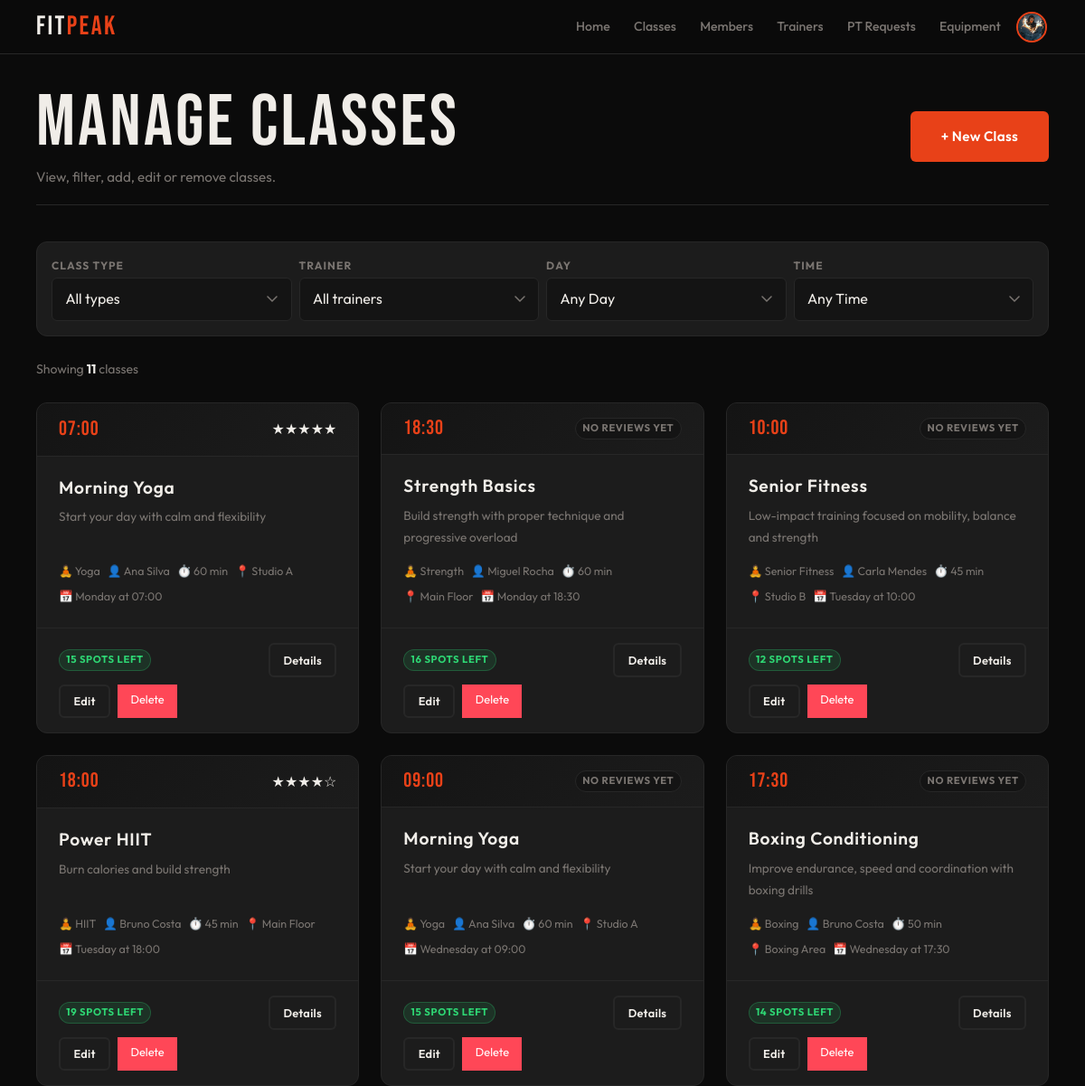
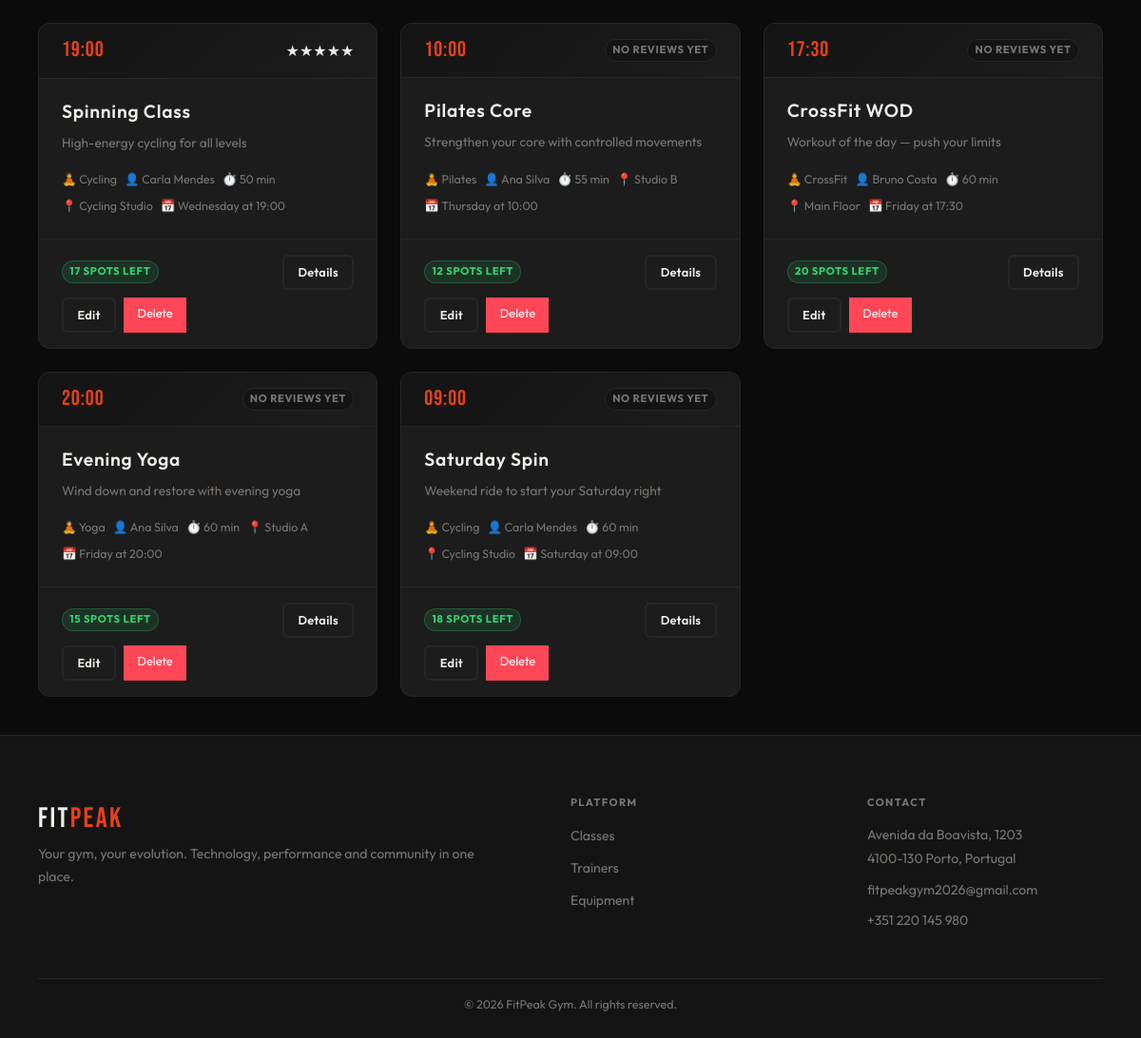
The page /admin/classes.php (signed in) on the database its author committed (2 pictures, top to bottom).
### tables this page shows
CREATE TABLE class_schedules (
    id INTEGER PRIMARY KEY AUTOINCREMENT,
    class_id INTEGER NOT NULL,
    trainer_id INTEGER,
    day_of_week TEXT NOT NULL,   -- Monday, Tuesday, etc.
    start_time TEXT NOT NULL,
    location TEXT NOT NULL DEFAULT 'Studio A',
    capacity INTEGER NOT NULL DEFAULT 20,
    duration_min INTEGER NOT NULL DEFAULT 60,
    FOREIGN KEY(class_id) REFERENCES classes(id) ON DELETE CASCADE,
    FOREIGN KEY(trainer_id) REFERENCES users(id) ON DELETE SET NULL
);

CREATE TABLE classes (
    id INTEGER PRIMARY KEY AUTOINCREMENT,
    name TEXT NOT NULL,
    description TEXT,
    class_type_id INTEGER NOT NULL,
    active INTEGER NOT NULL DEFAULT 1,
    FOREIGN KEY(class_type_id) REFERENCES class_types(id)
);

CREATE TABLE class_types (
    id INTEGER PRIMARY KEY AUTOINCREMENT,
    name TEXT UNIQUE NOT NULL,
    label TEXT NOT NULL,
    description TEXT,
    icon TEXT,
    active INTEGER NOT NULL DEFAULT 1
);

CREATE TABLE users (
    id INTEGER PRIMARY KEY AUTOINCREMENT,
    name TEXT NOT NULL,
    username TEXT UNIQUE NOT NULL,
    email TEXT UNIQUE NOT NULL,
    password TEXT NOT NULL,
    role TEXT NOT NULL DEFAULT 'member' CHECK(role IN ('member','trainer','admin')),
    is_admin INTEGER NOT NULL DEFAULT 0,
    photo TEXT DEFAULT NULL,
    active INTEGER NOT NULL DEFAULT 1,
    created_at DATETIME DEFAULT CURRENT_TIMESTAMP
);

### db/classes.php (called while the page is built, shortened)
<?php
function getAllClassSchedules($pdo, $filters = []) {
    $sql = "SELECT cs.id AS schedule_id, cs.day_of_week, cs.start_time, cs.location, cs.capacity, cs.duration_min, c.id AS class_id, c.name AS class_name, c.description AS class_description, ct.id AS class_type_id, ct.name AS class_type_name, ct.label AS class_type_label, u.id AS trainer_id, u.name AS trainer_name, (SELECT COUNT(*) FROM enrollments e JOIN class_sessions sess ON e.session_id = sess.id WHERE sess.schedule_id = cs.id AND e.status = 'enrolled') AS enrolled_count FROM class_schedules cs JOIN classes c ON cs.class_id = c.id JOIN class_types ct ON c.class_type_id = ct.id LEFT JOIN users u ON cs.trainer_id = u.id WHERE c.active = 1";
    $params = [];
    $sql .= " ORDER BY CASE cs.day_of_week WHEN 'Monday' THEN 1 WHEN 'Tuesday' THEN 2 WHEN 'Wednesday' THEN 3 WHEN 'Thursday' THEN 4 WHEN 'Friday' THEN 5 WHEN 'Saturday' THEN 6 WHEN 'Sunday' THEN 7 ELSE 8 END, cs.start_time";
    $stmt = $pdo->prepare($sql);
    $stmt->execute($params);
    return $stmt->fetchAll(PDO::FETCH_ASSOC);
}
function getClassScheduleRating($pdo, $scheduleId) {
    $sql = "
        SELECT
            ROUND(AVG(r.rating), 1) AS avg_rating,
            COUNT(r.id) AS review_count
        FROM reviews r
        JOIN class_sessions sess ON r.session_id = sess.id
        WHERE sess.schedule_id = ?
    ";
    $stmt = $pdo->prepare($sql);
    $stmt->execute([$scheduleId]);
    $result = $stmt->fetch(PDO::FETCH_ASSOC);
    return [
        'rating' => $result['avg_rating'] ?? 0,
        'count' => (int)($result['review_count'] ?? 0)
    ];
}

### template/classes.php (the view, shortened to what this page needs)
<?php
function output_class_schedule_list($schedules) {
    echo '<div class="class-grid">';
    foreach ($schedules as $schedule) {
        output_class_schedule_card($schedule);
    }
    echo '</div>';
}
function output_class_schedule_card($schedule) {
    $scheduleId = (int)$schedule['schedule_id'];
    $className = htmlspecialchars($schedule['class_name']);
    $trainerName = htmlspecialchars($schedule['trainer_name'] ?? 'TBD');
    $day = htmlspecialchars($schedule['day_of_week']);
    $startTime = htmlspecialchars($schedule['start_time']);
    $location = htmlspecialchars($schedule['location']);
    $duration = (int)$schedule['duration_min'];
    $capacity = (int)$schedule['capacity'];
    $enrolled = (int)($schedule['enrolled_count'] ?? 0);
    $freeSpots = max(0, $capacity - $enrolled);
    $typeLabel = htmlspecialchars($schedule['class_type_label'] ?? ucfirst($schedule['class_type_name']));
    $description = trim($schedule['class_description'] ?? '');
    $shortDescription = htmlspecialchars(substr($description, 0, 100)) . (strlen($description) > 100 ? '…' : '');
    $ratingData = getClassScheduleRating($GLOBALS['pdo'], $scheduleId);
    $avgRating = $ratingData['rating'];
    $reviewCount = $ratingData['count'];
    if ($freeSpots <= 0) {
        $fillClass = 'danger';
    } elseif ($freeSpots <= ceil($capacity * 0.2)) {
        $fillClass = 'warning';
    } else {
        $fillClass = 'success';
    }
    $allowedAreas = ['member', 'trainer', 'admin'];
    $activeRole = $_SESSION['active_role'] ?? '';
    $showDetailsLink = in_array($activeRole, $allowedAreas, true);
    ?>
    <article class="class-card" data-schedule-id="<?= $scheduleId ?>">
        <div class="class-head">
            <div class="class-time-big"><?= $startTime ?></div>
            <div class="class-ratings">
                <?php if ($reviewCount > 0): ?>
                    <div class="stars">
                        <?php
                        $fullStars = floor($avgRating);
                        $halfStar = ($avgRating - $fullStars) >= 0.5;
                        for ($i = 1; $i <= 5; $i++) {
                            if ($i <= $fullStars) {
                                echo '★';
                            } elseif ($halfStar && $i == $fullStars + 1) {
                                echo '½';
                            } else {
                                echo '☆';
                            }
                        }
                        ?>
                    </div>
                <?php else: ?>
                    <span class="badge badge-muted">No reviews yet</span>
                <?php endif; ?>
            </div>
        </div>
        <div class="class-body">
            <h3 class="class-name"><?= $className ?></h3>
            <p><?= $shortDescription ?></p>
            <ul class="class-meta">
                <li>🧘 <?= $typeLabel ?></li>
                <li>👤 <?= $trainerName ?></li>
                <li>⏱️ <?= $duration ?> min</li>
                <li>📍 <?= $location ?></li>
                <li>📅 <?= $day ?> at <?= $startTime ?></li>
            </ul>
        </div>
        <div class="class-foot">
            <div class="cap-wrap">
                <span class="badge badge-<?= htmlspecialchars($fillClass) ?>">
                    <?= $freeSpots ?> spots left
                </span>
            </div>
            <?php if ($showDetailsLink): ?>
                <a
                    href="/<?= htmlspecialchars($activeRole) ?>/class_details.php?id=<?= $scheduleId ?>"
                    class="secondary-button btn-sm"
                >
                    Details
                </a>
            <?php endif; ?>
            <?php if (isset($_SESSION['active_role']) && $_SESSION['active_role'] === 'admin'): ?>
                <div class="admin-actions">
                    <a href="edit_class.php?id=<?= $scheduleId ?>" class="secondary-button btn-sm">
                        Edit
                    </a>
                    <a
                        href="delete_class.php?id=<?= $scheduleId ?>"
                        class="delete-btn btn-sm delete-class-link"
                    >
                        Delete
                    </a>
                </div>
            <?php endif; ?>
        </div>
    </article>
    <?php
}
    ?>

### css/base.css (style rules this page uses)
:root { --bg: #0b0b0b; --surface: #141414; --card: #1c1c1c; --border: #272727; --accent: #e84118; --accent-glow: rgba(232, 65, 24, 0.28); --text: #f0ede8; --muted: #7a7571; --success: #2ed573; --warning: #ffa502; --danger: #ff4757; --info: #1e90ff; --ff-display: 'Bebas Neue', sans-serif; --ff-body: 'Outfit', sans-serif; --sp-xs: 0.25rem; --sp-sm: 0.5rem; --sp-md: 1rem; --sp-lg: clamp(1rem, 3vw, 1.5rem); --sp-xl: clamp(1.5rem, 5vw, 2.5rem); --sp-2xl: clamp(2rem, 7vw, 4rem); --nav-h: 60px; --r-sm: 6px; --r-md: 12px; --r-pill: 999px; --touch: 44px; --max-w: 1200px; --shadow-a: 0 0 24px var(--accent-glow); --t: 0.22s cubic-bezier(0.4, 0, 0.2, 1); }
*, *::before, *::after { box-sizing: border-box; margin: 0; padding: 0; }
html { font-size: 16px; scroll-behavior: smooth; -webkit-text-size-adjust: 100%; }
body { font-family: var(--ff-body); background: var(--bg); color: var(--text); line-height: 1.6; min-height: 100dvh; display: flex; flex-direction: column; overflow-x: hidden; }
a { color: inherit; text-decoration: none; }
ul, ol { list-style: none; }
h1, h2, h3, h4, h5, h6 { font-family: var(--ff-display); letter-spacing: 0.04em; line-height: 1.1; font-weight: 400; }
h3, h4 { font-size: clamp(1rem, 2.5vw, 1.2rem); font-family: var(--ff-body); font-weight: 600; }
p { line-height: 1.75; }

### css/components.css (style rules this page uses)
.main-button, .secondary-button { display: inline-flex; align-items: center; justify-content: center; gap: 0.4em; min-height: var(--touch); border-radius: var(--r-sm); font-family: var(--ff-body); font-size: 0.95rem; font-weight: 600; letter-spacing: 0.02em; white-space: nowrap; cursor: pointer; transition: all var(--t); }
.secondary-button { background: transparent; border: 2px solid var(--border); color: var(--text); padding: 0.85rem 2rem; }
.btn-sm { padding: 0.4rem 0.9rem; font-size: 0.8rem; min-height: 36px; }
.badge { display: inline-flex; align-items: center; padding: 0.2em 0.65em; border-radius: var(--r-pill); font-size: 0.7rem; font-weight: 700; letter-spacing: 0.06em; text-transform: uppercase; white-space: nowrap; border: 1px solid transparent; }
.badge-success { background: rgba(46, 213, 115, 0.12); color: var(--success); border-color: rgba(46, 213, 115, 0.25); }
.badge-muted { background: var(--surface); color: var(--muted); border-color: var(--border); }
.stars { display: flex; gap: 2px; }

### rows shown on the page
class_schedules: start_time "07:00", class.name "Morning Yoga", class.description "Start your day with calm and flexibility", class_types.label "Yoga", trainer.name "Ana Silva", duration_min "60", location "Studio A", day_of_week "Monday", capacity "15"
class_schedules: start_time "18:30", shows "NO REVIEWS YET", class.name "Strength Basics", class.description "Build strength with proper technique and progressive overload", class_types.label "Strength", trainer.name "Miguel Rocha", duration_min "60", location "Main Floor", day_of_week "Monday", capacity "16"
class_schedules: start_time "10:00", shows "NO REVIEWS YET", class.name "Senior Fitness", class.description "Low-impact training focused on mobility, balance and strength", class_types.label "Senior Fitness", trainer.name "Carla Mendes", duration_min "45", location "Studio B", day_of_week "Tuesday", capacity "12"
class_schedules: start_time "18:00", class.name "Power HIIT", class.description "Burn calories and build strength", class_types.label "HIIT", trainer.name "Bruno Costa", duration_min "45", location "Main Floor", day_of_week "Tuesday", freeSpots "19"
class_schedules: start_time "09:00", shows "NO REVIEWS YET", class.name "Morning Yoga", class.description "Start your day with calm and flexibility", class_types.label "Yoga", trainer.name "Ana Silva", duration_min "60", location "Studio A", day_of_week "Wednesday", capacity "15"
class_schedules: start_time "17:30", shows "NO REVIEWS YET", class.name "Boxing Conditioning", class.description "Improve endurance, speed and coordination with boxing drills", class_types.label "Boxing", trainer.name "Bruno Costa", duration_min "50", location "Boxing Area", day_of_week "Wednesday", capacity "14"
class_schedules: start_time "19:00", class.name "Spinning Class", class.description "High-energy cycling for all levels", class_types.label "Cycling", trainer.name "Carla Mendes", duration_min "50", location "Cycling Studio", day_of_week "Wednesday", freeSpots "17"
class_schedules: start_time "10:00", shows "NO REVIEWS YET", class.name "Pilates Core", class.description "Strengthen your core with controlled movements", class_types.label "Pilates", trainer.name "Ana Silva", duration_min "55", location "Studio B", day_of_week "Thursday", capacity "12"
class_schedules: start_time "17:30", shows "NO REVIEWS YET", class.name "CrossFit WOD", class.description "Workout of the day — push your limits", class_types.label "CrossFit", trainer.name "Bruno Costa", duration_min "60", location "Main Floor", day_of_week "Friday", capacity "20"
class_schedules: start_time "20:00", shows "NO REVIEWS YET", class.name "Evening Yoga", class.description "Wind down and restore with evening yoga", class_types.label "Yoga", trainer.name "Ana Silva", duration_min "60", location "Studio A", day_of_week "Friday", capacity "15"
class_schedules: start_time "09:00", shows "NO REVIEWS YET", class.name "Saturday Spin", class.description "Weekend ride to start your Saturday right", class_types.label "Cycling", trainer.name "Carla Mendes", duration_min "60", location "Cycling Studio", day_of_week "Saturday", capacity "18"

### other values the page prints
count($schedules) "11"
